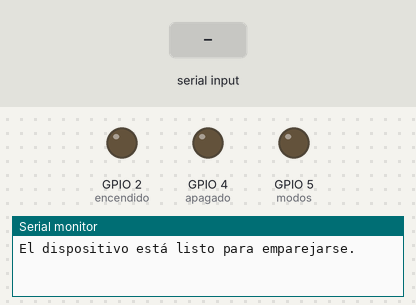
A program run on a simulated ESP32. Parts: output pins drawn as LEDs (lit = HIGH), the last lines printed to the serial monitor. Dashed ring = blinking. The test bench sets the inputs (shaded band). Nothing arrives over Bluetooth unless stated.

Above: at 1.2 s.
1.3 s: "0\n" received over the second serial link
At 1.67 s:
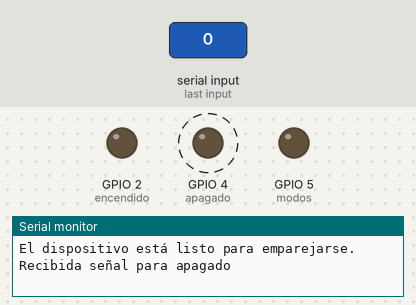
4.3 s: "1\n" received over the second serial link
At 5.5 s:
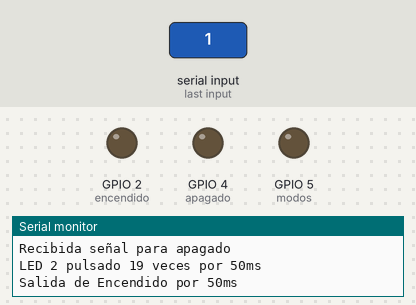
5.8 s: "M90\n" received over the second serial link
At 6.17 s:
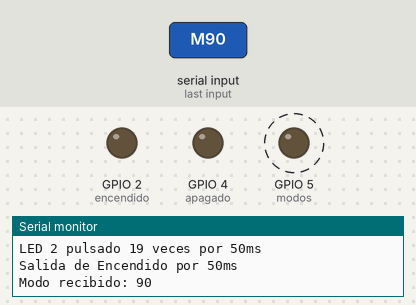
Timing chart, 0 to 14.8 s (numbered marks = the images above; inputs shaded):
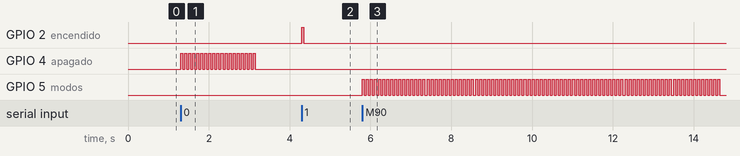

Measured:
- after the input at 1.3 s, GPIO 4 (apagado): alternates HIGH for 0.05 s and LOW for 0.05 s, 38 changes in all, then stays LOW, starting at once
- after the input at 4.3 s, GPIO 2 (encendido): LOW → HIGH at once, → LOW 0.05 s later
- after the input at 5.8 s, GPIO 5 (modos): alternates HIGH for 0.05 s and LOW for 0.05 s, starting at once

The program:

main.cpp
```cpp
#include "BluetoothSerial.h"

BluetoothSerial SerialBT;

const int encendido = 2; // Ajusta esto según tu configuración
const int apagado = 4; // Ajusta esto según tu configuración
const int modos = 5; // Nuevo LED para los modos
const char *pin = "1234"; // PIN para emparejamiento

void setup() {
  pinMode(encendido, OUTPUT);
  pinMode(apagado, OUTPUT);
  pinMode(modos, OUTPUT);
  Serial.begin(115200);

  // Inicia Bluetooth con el nombre del dispositivo
  if (!SerialBT.begin("Estimulador-Derecho")) {
    Serial.println("Error al iniciar Bluetooth");
  } else {
    Serial.println("El dispositivo está listo para emparejarse.");
  }

  // Establecer el PIN para el emparejamiento
  SerialBT.setPin(pin);
}

void Apagar() {
  for (int i = 0; i < 19; i++) {
    digitalWrite(apagado, HIGH);
    delay(50);
    digitalWrite(apagado, LOW);
    delay(50);
  }
  Serial.println("LED 2 pulsado 19 veces por 50ms");
}

void handleMode(const String& modeStr) {
  int mode = modeStr.toInt();
  Serial.printf("Modo recibido: %d\n", mode);
  for (int i = 0; i < mode-1; i++) {
    digitalWrite(modos, HIGH);
    delay(50);
    digitalWrite(modos, LOW);
    delay(50);
  }
}

void handleIntensity(const String& intensityStr) {
  int intensity = intensityStr.toInt();
  Serial.printf("Intensidad recibida: %d\n", intensity);
  //Apagar();
  for (int i = 0; i < intensity; i++) {
    digitalWrite(encendido, HIGH);
    delay(50);
    digitalWrite(encendido, LOW);
    delay(50);
  }
}

void handleTurnOn() {
  digitalWrite(encendido, HIGH);
  delay(50);
  digitalWrite(encendido, LOW);
  Serial.println("Salida de Encendido por 50ms");
}

void handleTurnOff() {
  Serial.println("Recibida señal para apagado");
  Apagar();
}

void handleIncomingString(const String& str) {
  if (str.length() == 0) {
    Serial.println("Comando vacío recibido");
    return;
  }
  if (str.startsWith("M")) {
    handleMode(str.substring(1));
  } else if (str.startsWith("I")) {
    handleIntensity(str.substring(1));
  } else if (str == "1") {
    handleTurnOn();
  } else if (str == "0") {
    handleTurnOff();
  } else {
    Serial.printf("Comando no reconocido: %s\n", str.c_str());
  }
}

void loop() {
  if (SerialBT.available()) {
    String incomingString = SerialBT.readStringUntil('\n');
    handleIncomingString(incomingString);
  }
}
```
